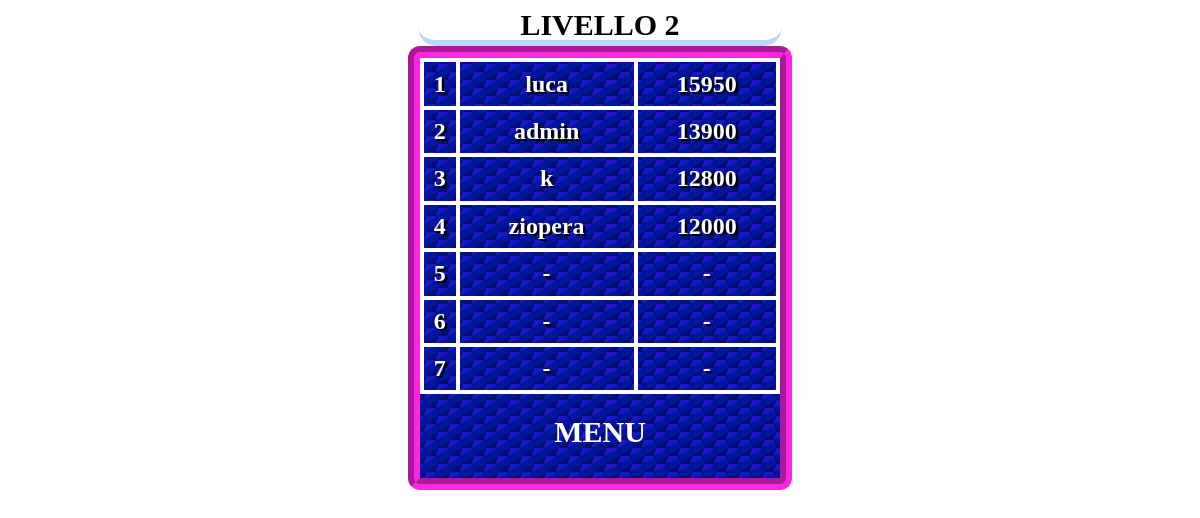
The page /php/classifica.php?livello=2 on the database its author committed.
### tables this page shows
CREATE TABLE `sbloccato` (
  `username` varchar(50) NOT NULL,
  `livello` int(10) unsigned NOT NULL,
  `highscore` int(11) DEFAULT NULL,
  PRIMARY KEY (`username`,`livello`),
  KEY `livello` (`livello`),
  CONSTRAINT `sbloccato_ibfk_1` FOREIGN KEY (`username`) REFERENCES `user` (`username`) ON DELETE NO ACTION ON UPDATE NO ACTION,
  CONSTRAINT `sbloccato_ibfk_2` FOREIGN KEY (`livello`) REFERENCES `livello` (`idlivello`) ON DELETE NO ACTION ON UPDATE NO ACTION
);

### php/classifica.php (the view, shortened to what this page needs)
<!DOCTYPE html>
<html lang="it">
<head>
    <link rel="stylesheet" href="../arkanoid.css">
</head>
<?php
$livello = $_GET["livello"];
require_once "./connection.php";
$sql = "SELECT username, highscore
        FROM sbloccato
        WHERE livello = $livello and highscore is not null
        ORDER BY highscore DESC";
$result = mysqli_query($connection, $sql);
?>
<body>
    <div id="main">
        <div id="barraInformazioni">
            <?php
            echo ("<p class='classifica'> LIVELLO " . $livello . "</p>");
            ?>
        </div>
        <div id="playground">
            <div class="classifica">
                <table class='classifica'>
                    <?php
                    for ($i = 1; $i <= 7; $i++) {
                        if ($row = mysqli_fetch_assoc($result)) {
                            $username = $row["username"];
                            $highscore = $row["highscore"];
                        } else {
                            $username = '-';
                            $highscore = '-';
                        }
                        echo ("<tr class='classifica'>");
                        echo ("<td class='classifica'>" . $i . "</td>");
                        echo ("<td class='classifica'>" . $username . "</td>");
                        echo ("<td class='classifica'>" . $highscore . "</td>");
                        echo ("</tr>");
                    }
                    ?>
                </table>
            </div>
            <div class="selezionaClassifica">
                <?php
                $livelloPrecedente = ($livello - 1) < 1 ? 1 : $livello - 1;
                $livelloSuccessivo = ($livello + 1) > 9 ? 9 : $livello + 1;
                echo ("<a class='classifica' href='classifica.php?livello=" . $livelloPrecedente . "'>←</a>");
                echo ("<a class='classifica' href='classifica.php?livello=" . $livelloSuccessivo . "'>→</a>");
                ?>
            </div>
            <a class="classifica" id="menu" href="menu.php">MENU</a>
        </div>
</body>

### arkanoid.css (style rules this page uses)
html { height: 100%; }
body { height: 100%; overflow: hidden; display: flex; flex-direction: row; justify-content: center; }
p { margin: 0; }
#playground { margin-left: auto; margin-right: auto; background-color: rgb(93, 93, 243); width: 30vw; position: relative; height: 35vw; border: rgb(255, 38, 226) groove 1vw; border-radius: 1vw; background-image: url("./immagini/sfondo.png"); }
#barraInformazioni { position: relative; height: 2.7vw; background-color: white; width: 95%; margin-left:auto; margin-right: auto; border-radius: 2vw; border-bottom: 0.5vw solid rgb(192, 212, 255); font-family: "Candara"; font-weight: bold; }
table { width: 100%; height: 100%; }
td { text-align: center; }
table.classifica { border-collapse: collapse; }
td.classifica { border: 0.4vw solid white; color: white; font-size: 2vw; font-weight: bold; text-shadow:0.2vw 0.2vw black; }
td:nth-child(1).classifica { width: 10%; }
td:nth-child(2).classifica { width: 50%; }
p.classifica { text-align: center; font-size: 2.5vw; }
div.classifica { height: 80%; }
.selezionaClassifica { display: flex; flex-direction: row; justify-content: space-around; color: white; height:5%; }
a.classifica { text-decoration: none; }
#menu.classifica { display: block; text-align: center; color: white; font-weight: bold; font-size: 2.5vw; text-decoration: none; }

### rows shown on the page
sbloccato: username "luca", highscore "15950"
sbloccato: username "admin", highscore "13900"
sbloccato: username "k", highscore "12800"
sbloccato: username "ziopera", highscore "12000"

### other values the page prints
$livello "2"
$username "-"
$highscore "-"
